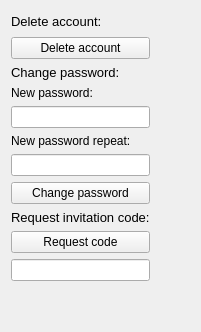
<?xml version="1.0" encoding="UTF-8"?>
<ui version="4.0">
 <class>widget</class>
 <widget class="QWidget" name="widget">
  <layout class="QGridLayout" name="gridLayout">
   <item row="0" column="0">
    <widget class="QLabel" name="label1">
     <property name="font">
      <font>
       <pointsize>10</pointsize>
      </font>
     </property>
     <property name="text">
      <string>Delete account:</string>
     </property>
    </widget>
   </item>
   <item row="1" column="0">
    <widget class="QPushButton" name="button_delete">
     <property name="text">
      <string>Delete account</string>
     </property>
    </widget>
   </item>
   <item row="2" column="0">
    <widget class="QLabel" name="label2">
     <property name="font">
      <font>
       <pointsize>10</pointsize>
      </font>
     </property>
     <property name="text">
      <string>Change password:</string>
     </property>
    </widget>
   </item>
   <item row="3" column="0">
    <widget class="QLabel" name="label3">
     <property name="text">
      <string>New password:</string>
     </property>
    </widget>
   </item>
   <item row="4" column="0">
    <widget class="QLineEdit" name="edit_new_password">
     <property name="echoMode">
      <enum>QLineEdit::Password</enum>
     </property>
    </widget>
   </item>
   <item row="5" column="0">
    <widget class="QLabel" name="label4">
     <property name="text">
      <string>New password repeat:</string>
     </property>
    </widget>
   </item>
   <item row="6" column="0">
    <widget class="QLineEdit" name="edit_new_password_repeat">
     <property name="echoMode">
      <enum>QLineEdit::Password</enum>
     </property>
    </widget>
   </item>
   <item row="7" column="0">
    <widget class="QPushButton" name="button_new_password">
     <property name="text">
      <string>Change password</string>
     </property>
    </widget>
   </item>
   <item row="8" column="0">
    <widget class="QLabel" name="label5">
     <property name="font">
      <font>
       <pointsize>10</pointsize>
      </font>
     </property>
     <property name="text">
      <string>Request invitation code:</string>
     </property>
    </widget>
   </item>
   <item row="9" column="0">
    <widget class="QPushButton" name="button_request_code">
     <property name="text">
      <string>Request code</string>
     </property>
    </widget>
   </item>
   <item row="10" column="0">
    <widget class="QLineEdit" name="edit_code">
     <property name="readOnly">
      <bool>true</bool>
     </property>
    </widget>
   </item>
   <item row="0" column="1">
    <spacer name="horizontalSpacer">
     <property name="orientation">
      <enum>Qt::Horizontal</enum>
     </property>
     <property name="sizeHint" stdset="0">
      <size>
       <width>40</width>
       <height>20</height>
      </size>
     </property>
    </spacer>
   </item>
   <item row="11" column="0">
    <spacer name="verticalSpacer">
     <property name="orientation">
      <enum>Qt::Vertical</enum>
     </property>
     <property name="sizeHint" stdset="0">
      <size>
       <width>20</width>
       <height>40</height>
      </size>
     </property>
    </spacer>
   </item>
  </layout>
 </widget>
</ui>
